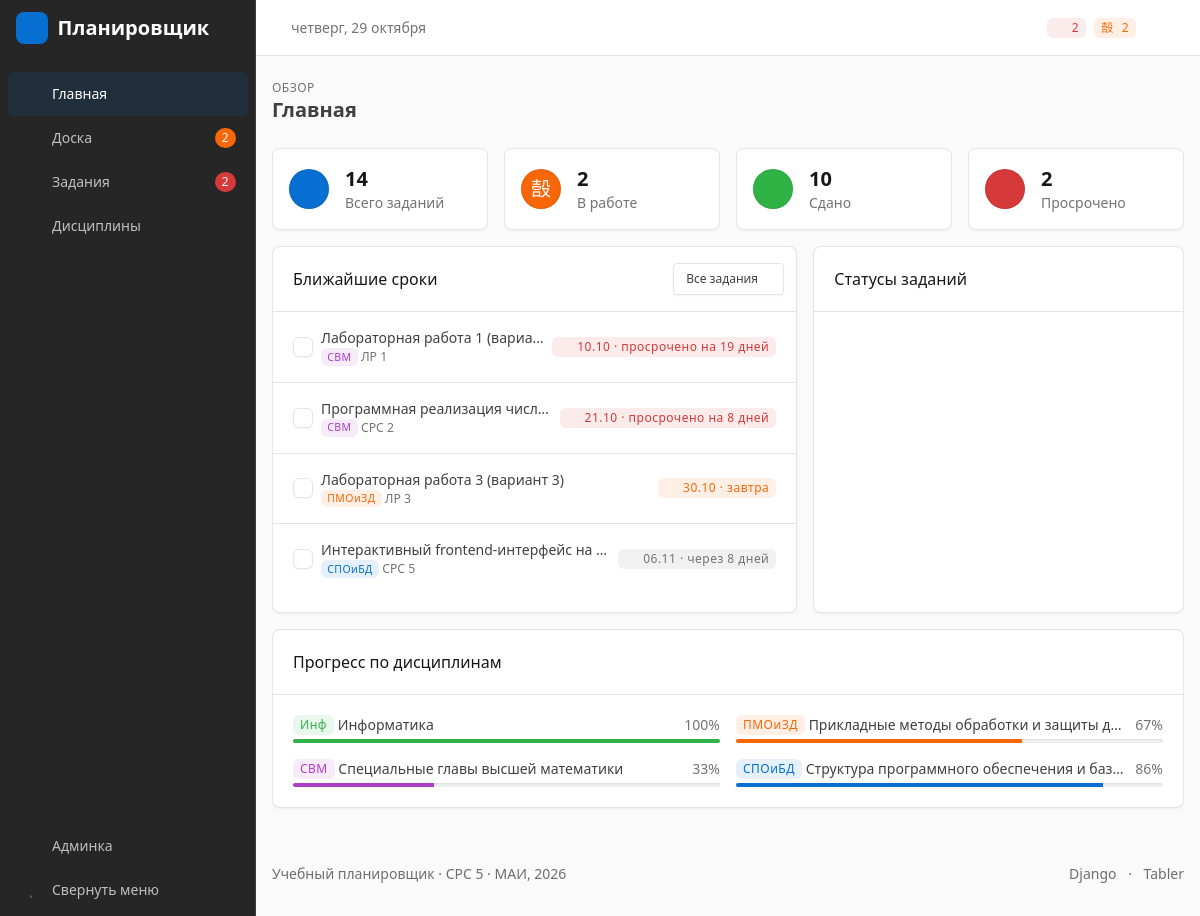
The page / on the database its author committed.
### planner/models.py (models this page shows, shortened)
class Task(models.Model):
    TODO, DOING, DONE = 'todo', 'doing', 'done'
    STATUSES = [
        (TODO, 'К выполнению'),
        (DOING, 'В работе'),
        (DONE, 'Сдано'),
    ]
    KINDS = [
        ('pz', 'ПЗ'),
        ('srs', 'СРС'),
        ('lr', 'ЛР'),
        ('dz', 'ДЗ'),
    ]
    PRIORITIES = [
        (1, 'Низкий'),
        (2, 'Обычный'),
        (3, 'Высокий'),
    ]
    subject = models.ForeignKey(Subject, on_delete=models.CASCADE, related_name='tasks',
                                verbose_name='Дисциплина')
    kind = models.CharField('Вид работы', max_length=5, choices=KINDS, default='pz')
    number = models.PositiveSmallIntegerField('Номер', default=1)
    title = models.CharField('Тема', max_length=200)
    description = models.TextField('Описание', blank=True)
    deadline = models.DateField('Срок сдачи')
    status = models.CharField('Статус', max_length=10, choices=STATUSES, default=TODO)
    priority = models.PositiveSmallIntegerField('Приоритет', choices=PRIORITIES, default=2)
    created_at = models.DateTimeField('Создано', auto_now_add=True)
    updated_at = models.DateTimeField('Изменено', auto_now=True)
    class Meta:
        verbose_name = 'Задание'
        verbose_name_plural = 'Задания'
        ordering = ['deadline', '-priority']
    @property
    def code(self):
        return f'{self.get_kind_display()} {self.number}'
    @property
    def days_left(self):
        return (self.deadline - date.today()).days

class Subject(models.Model):
    COLORS = [
        ('blue', 'Синий'),
        ('green', 'Зелёный'),
        ('orange', 'Оранжевый'),
        ('purple', 'Фиолетовый'),
        ('red', 'Красный'),
        ('teal', 'Бирюзовый'),
    ]
    CONTROLS = [
        ('exam', 'Экзамен'),
        ('credit', 'Зачёт'),
        ('diff', 'Дифф. зачёт'),
    ]
    name = models.CharField('Название', max_length=150)
    short_name = models.CharField('Сокращение', max_length=20)
    teacher = models.CharField('Преподаватель', max_length=100, blank=True)
    control = models.CharField('Форма контроля', max_length=10, choices=CONTROLS, default='exam')
    color = models.CharField('Цвет', max_length=10, choices=COLORS, default='blue')
    class Meta:
        verbose_name = 'Дисциплина'
        verbose_name_plural = 'Дисциплины'
        ordering = ['name']
    def progress(self):
        total = self.tasks.count()
        if total == 0:
            return 0
        return round(self.tasks.filter(status=Task.DONE).count() * 100 / total)

### planner/views.py (the view)
# urls.py: path('', views.dashboard, name='dashboard'),
@ensure_csrf_cookie
def dashboard(request):
    stats = task_stats()
    upcoming = (Task.objects.select_related('subject')
                .exclude(status=Task.DONE).order_by('deadline')[:6])
    chart = {
        'labels': ['К выполнению', 'В работе', 'Сдано'],
        'values': [stats['todo'], stats['doing'], stats['done']],
    }
    return render(request, 'planner/dashboard.html', {
        'stats': stats,
        'subjects': Subject.objects.prefetch_related('tasks'),
        'upcoming': upcoming,
        'chart': chart,
    })

### planner/context_processors.py (called while the page is built)
def counters(request):
    return {'counters': task_stats()}

### planner/services.py (called while the page is built)
def task_stats():
    tasks = Task.objects.all()
    return {
        'total': tasks.count(),
        'todo': tasks.filter(status=Task.TODO).count(),
        'doing': tasks.filter(status=Task.DOING).count(),
        'done': tasks.filter(status=Task.DONE).count(),
        'overdue': tasks.exclude(status=Task.DONE).filter(deadline__lt=date.today()).count(),
    }

### planner/templatetags/planner_tags.py (called while the page is built)
def plural_ru(n, one, few, many):
    n = abs(n)
    if n % 10 == 1 and n % 100 != 11:
        return one
    if 2 <= n % 10 <= 4 and not 12 <= n % 100 <= 14:
        return few
    return many

@register.filter
def days_word(n):
    return f'{abs(n)} {plural_ru(n, "день", "дня", "дней")}'

@register.filter
def deadline_text(task):
    if task.status == 'done':
        return 'сдано'
    days = task.days_left
    if days == 0:
        return 'сегодня'
    if days == 1:
        return 'завтра'
    if days > 0:
        return f'через {days_word(days)}'
    return f'просрочено на {days_word(days)}'

@register.filter
def deadline_color(task):
    if task.status == 'done':
        return 'green'
    days = task.days_left
    if days < 0:
        return 'red'
    if days <= 3:
        return 'orange'
    return 'secondary'

@register.inclusion_tag('partials/_progress.html')
def progress_bar(value, color='primary', size='sm'):
    return {'value': value, 'color': color, 'size': size}

### templates/planner/dashboard.html (shortened to what this page needs)
{% extends 'base.html' %}
{% load static planner_tags %}
{% block pretitle %}Обзор{% endblock %}
{% block page_title %}Главная{% endblock %}
{% block content %}
<div class="row row-deck row-cards mb-3">
    <div class="col-6 col-lg-3">
        {% include 'partials/_stat_card.html' with icon='list' color='primary' value=stats.total label='Всего заданий' counter='total' %}
    </div>
    <div class="col-6 col-lg-3">
        {% include 'partials/_stat_card.html' with icon='progress' color='orange' value=stats.doing label='В работе' counter='doing' %}
    </div>
    <div class="col-6 col-lg-3">
        {% include 'partials/_stat_card.html' with icon='circle-check' color='green' value=stats.done label='Сдано' counter='done' %}
    </div>
    <div class="col-6 col-lg-3">
        {% include 'partials/_stat_card.html' with icon='alarm' color='red' value=stats.overdue label='Просрочено' counter='overdue' %}
    </div>
</div>
<div class="row row-cards">
    <div class="col-12 col-lg-7">
        <div class="card h-100">
            <div class="card-header">
                <h3 class="card-title">Ближайшие сроки</h3>
                <div class="card-actions">
                    <a href="{% url 'task_list' %}" class="btn btn-sm">Все задания<i class="ti ti-arrow-right ms-1"></i></a>
                </div>
            </div>
            <div class="list-group list-group-flush" id="upcoming">
                {% for task in upcoming %}
                    <div class="list-group-item upcoming-item" data-id="{{ task.pk }}">
                        <div class="row align-items-center g-2">
                            <div class="col-auto">
                                <input class="form-check-input js-done-toggle" type="checkbox" data-id="{{ task.pk }}"
                                       data-bs-toggle="tooltip" title="Отметить сданным">
                            </div>
                            <div class="col text-truncate">
                                <a href="{% url 'task_detail' task.pk %}" class="text-reset d-block text-truncate">{{ task.title }}</a>
                                <div class="small text-secondary">
                                    {% include 'partials/_subject_badge.html' with subject=task.subject %} {{ task.code }}
                                </div>
                            </div>
                            <div class="col-12 col-sm-auto text-sm-end">{% include 'partials/_deadline.html' %}</div>
                        </div>
                    </div>
                {% empty %}
                    {% include 'partials/_empty.html' with text='Все задания сданы' %}
                {% endfor %}
            </div>
        </div>
    </div>
    <div class="col-12 col-md-6 col-lg-5">
        <div class="card h-100">
            <div class="card-header"><h3 class="card-title">Статусы заданий</h3></div>
            <div class="card-body">
                <div id="status-chart" class="status-chart"></div>
            </div>
        </div>
    </div>
    <div class="col-12 col-md-6 col-lg-12">
        <div class="card">
            <div class="card-header"><h3 class="card-title">Прогресс по дисциплинам</h3></div>
            <div class="card-body">
                <div class="row g-3">
                    {% for subject in subjects %}
                        {% with progress=subject.progress %}
                        <div class="col-12 col-lg-6">
                            <div class="d-flex justify-content-between mb-1">
                                <a href="{% url 'subject_detail' subject.pk %}" class="text-reset text-truncate">
                                    {% include 'partials/_subject_badge.html' %} {{ subject.name }}
                                </a>
                                <span class="text-secondary ms-2">{{ progress }}%</span>
                            </div>
                            {% progress_bar progress subject.color %}
                        </div>
                        {% endwith %}
                    {% endfor %}
                </div>
            </div>
        </div>
    </div>
</div>
{% endblock %}

### templates/base.html (shortened to what this page needs)
{% load static %}
<!DOCTYPE html>
<html lang="ru" data-bs-navbar-position="combined">
<head>
    <link rel="stylesheet" href="{% static 'vendor/tabler/css/tabler.min.css' %}">
    <link rel="stylesheet" href="{% static 'vendor/tabler-icons/tabler-icons.min.css' %}">
    <link rel="stylesheet" href="{% static 'css/planner.css' %}">
</head>
<body>
<div class="page">
    {% include 'partials/_sidebar.html' %}
    {% include 'partials/_topbar.html' %}
    <div class="page-wrapper">
        <div class="page-header d-print-none">
            <div class="container-xl">
                <div class="row g-2 align-items-center">
                    <div class="col">
                        <div class="page-pretitle">{% block pretitle %}Учебный планировщик{% endblock %}</div>
                        <h2 class="page-title">{% block page_title %}{% endblock %}</h2>
                    </div>
                </div>
            </div>
        </div>
        <div class="page-body">
            <div class="container-xl">
                {% block content %}{% endblock %}
            </div>
        </div>
        {% include 'partials/_footer.html' %}
    </div>
</div>
<div class="toast-container position-fixed bottom-0 end-0 p-3" id="toasts"></div>
</body>
</html>

### templates/partials/_sidebar.html (shortened to what this page needs)
<aside class="navbar navbar-vertical navbar-expand-lg" data-bs-theme="dark">
    <div class="container-fluid">
        <div class="navbar-brand navbar-brand-autodark">
            <a href="{% url 'dashboard' %}" class="brand-link">
                <span class="brand-mark"><i class="ti ti-calendar-check"></i></span>
                <span class="brand-text">Планировщик</span>
            </a>
        </div>
        <nav class="collapse navbar-collapse" id="sidebar-menu" aria-label="Главное меню">
            <ul class="navbar-nav pt-lg-3">
                {% url 'dashboard' as url %}
                {% include 'partials/_nav_item.html' with url=url icon='layout-dashboard' title='Главная' exact=True %}
                {% url 'board' as url %}
                {% include 'partials/_nav_item.html' with url=url icon='layout-kanban' title='Доска' counter='doing' badge=counters.doing badge_color='orange' exact=True %}
                {% url 'task_list' as url %}
                {% include 'partials/_nav_item.html' with url=url icon='list-check' title='Задания' counter='overdue' badge=counters.overdue badge_color='red' %}
                {% url 'subject_list' as url %}
                {% include 'partials/_nav_item.html' with url=url icon='books' title='Дисциплины' %}
            </ul>
            <div class="navbar-side d-none d-lg-block">
                <ul class="navbar-nav">
                    <li class="nav-item">
                        <a class="nav-link" href="/admin/">
                            <span class="nav-link-icon"><i class="ti ti-settings"></i></span>
                            <span class="nav-link-title">Админка</span>
                        </a>
                    </li>
                    <li class="nav-item">
                        <button type="button" class="nav-link" id="sidebar-fold" aria-label="Свернуть меню">
                            <span class="nav-link-icon"><i class="ti ti-layout-sidebar-left-collapse"></i></span>
                            <span class="nav-link-title">Свернуть меню</span>
                        </button>
                    </li>
                </ul>
            </div>
        </nav>
    </div>
</aside>

### templates/partials/_nav_item.html
<li class="nav-item {% if exact %}{% if request.path == url %}active{% endif %}{% elif url in request.path %}active{% endif %}">
    <a class="nav-link" href="{{ url }}">
        <span class="nav-link-icon"><i class="ti ti-{{ icon }}"></i></span>
        <span class="nav-link-title">{{ title }}</span>
        {% if counter %}
            <span class="badge bg-{{ badge_color }} text-{{ badge_color }}-fg badge-pill ms-auto nav-badge"
                  data-counter="{{ counter }}" {% if not badge %}hidden{% endif %}>{{ badge }}</span>
        {% endif %}
    </a>
</li>

### templates/partials/_topbar.html (shortened to what this page needs)
<header class="navbar navbar-expand-md d-none d-lg-flex d-print-none">
    <div class="container-xl">
        <div class="d-flex align-items-center gap-2 text-secondary">
            <i class="ti ti-calendar"></i>
            <span id="today-label"></span>
        </div>
        <div class="navbar-nav flex-row order-md-last ms-auto align-items-center gap-2">
            <span class="badge bg-red-lt" data-bs-toggle="tooltip" data-bs-placement="bottom" title="Просроченные задания">
                <i class="ti ti-alarm me-1"></i><span data-counter="overdue">{{ counters.overdue }}</span>
            </span>
            <span class="badge bg-orange-lt" data-bs-toggle="tooltip" data-bs-placement="bottom" title="Задания в работе">
                <i class="ti ti-progress me-1"></i><span data-counter="doing">{{ counters.doing }}</span>
            </span>
            <button type="button" class="btn btn-icon btn-ghost-secondary js-theme-toggle"
                    data-bs-toggle="tooltip" data-bs-placement="bottom" title="Светлая / тёмная тема">
                <i class="ti ti-moon hide-theme-dark fs-2"></i>
            </button>
        </div>
    </div>
</header>

### templates/partials/_stat_card.html
<div class="card card-sm">
    <div class="card-body">
        <div class="row align-items-center">
            <div class="col-auto">
                <span class="bg-{{ color }} text-white avatar"><i class="ti ti-{{ icon }} fs-2"></i></span>
            </div>
            <div class="col">
                <div class="h2 mb-0" {% if counter %}data-counter="{{ counter }}"{% endif %}>{{ value }}</div>
                <div class="text-secondary">{{ label }}</div>
            </div>
        </div>
    </div>
</div>

### templates/partials/_subject_badge.html
<span class="badge bg-{{ subject.color }}-lt" title="{{ subject.name }}">{{ subject.short_name }}</span>

### templates/partials/_deadline.html
{% load planner_tags %}
<span class="badge bg-{{ task|deadline_color }}-lt text-nowrap" title="Срок: {{ task.deadline|date:'d.m.Y' }}">
    <i class="ti ti-clock me-1"></i>{{ task.deadline|date:'d.m' }} · {{ task|deadline_text }}
</span>

### templates/partials/_progress.html
<div class="progress progress-{{ size }}">
    <div class="progress-bar bg-{{ color }}" style="width: {{ value }}%" role="progressbar"
         aria-valuenow="{{ value }}" aria-valuemin="0" aria-valuemax="100"></div>
</div>

### templates/partials/_footer.html
<footer class="footer footer-transparent d-print-none">
    <div class="container-xl">
        <div class="row text-center align-items-center flex-row-reverse">
            <div class="col-lg-auto ms-lg-auto">
                <ul class="list-inline list-inline-dots mb-0">
                    <li class="list-inline-item">Django</li>
                    <li class="list-inline-item">Tabler</li>
                </ul>
            </div>
            <div class="col-12 col-lg-auto mt-3 mt-lg-0">
                Учебный планировщик · СРС 5 · МАИ, 2026
            </div>
        </div>
    </div>
</footer>

### static/css/planner.css (style rules this page uses)
.brand-link { display: inline-flex; align-items: center; gap: .6rem; color: inherit; text-decoration: none; }
.brand-mark { display: inline-flex; align-items: center; justify-content: center; width: 2rem; height: 2rem; border-radius: 8px; background: var(--tblr-primary); color: #fff; font-size: 1.2rem; flex-shrink: 0; }
.brand-text { font-weight: 600; }
.upcoming-item { transition: opacity .4s, transform .4s; }
.status-chart { min-height: 260px; }

### rows shown on the page
Task: title "Лабораторная работа 1 (вариа…", code "ЛР 1", deadline "10.10", status+deadline "просрочено на 19 дней"
Subject: short_name "СВМ", name "Специальные главы высшей математики", progress "33"
Task: title "Программная реализация числ…", code "СРС 2", deadline "21.10", status+deadline "просрочено на 8 дней"
Task: title "Лабораторная работа 3 (вариант 3)", code "ЛР 3", deadline "30.10", status+deadline "завтра"
Subject: short_name "ПМОиЗД", name "Прикладные методы обработки и защиты д…", progress "67"
Task: title "Интерактивный frontend-интерфейс на…", code "СРС 5", deadline "06.11", status+deadline "через 8 дней"
Subject: short_name "СПОиБД", name "Структура программного обеспечения и баз…", progress "86"
Subject: short_name "Инф", name "Информатика", progress "100"

### other values the page prints
{{ title }} "Главная Доска Задания Дисциплины"
{{ badge }} "2 2"
{{ counters.overdue }} "2"
{{ counters.doing }} "2"
{{ value }} "14 2 10 2"
{{ label }} "Всего заданий В работе Сдано Просрочено"
